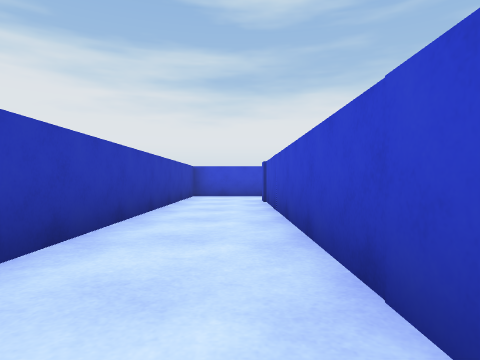
[1] (above)

21 first-person views from a walk through a scene from a Unity 3-D project. The camera is 0.27 m above the floor, looks level and sees 75° across. The floor is counted in squares, 0.5 m on a side. Each view is taken from the middle of a square. On the plan, view 1 faces up. The plan holds only what a view shows up to about 9 squares ahead; the rest is blank. The player character is not drawn.

[2]
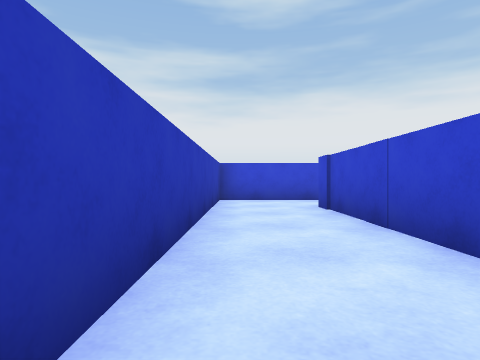

[3]
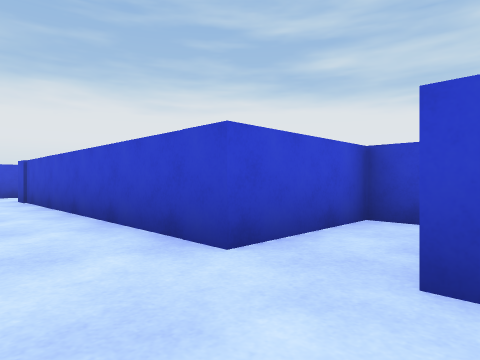

[4]
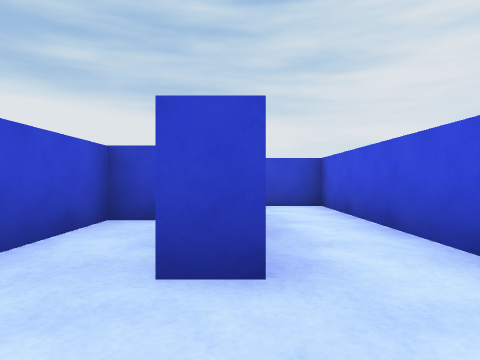

[5]
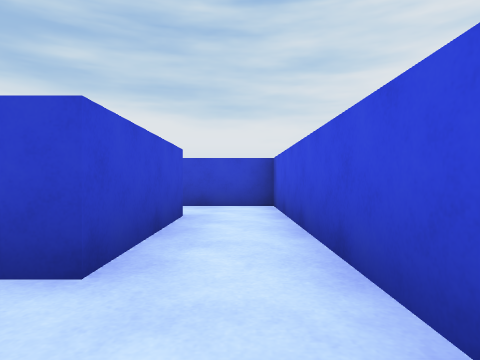

[6]
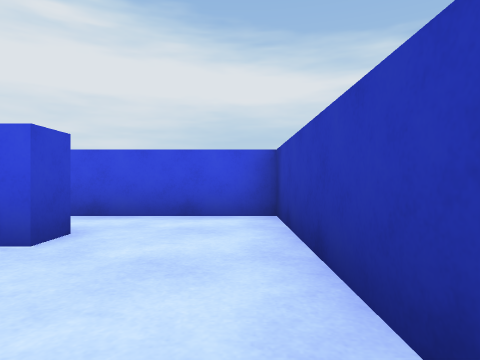

[7]
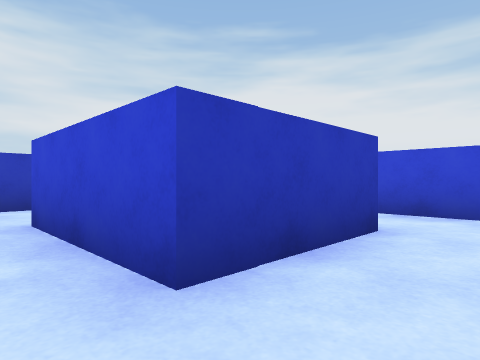

[8]
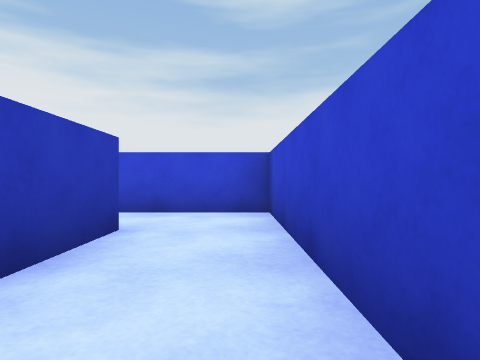

[9]
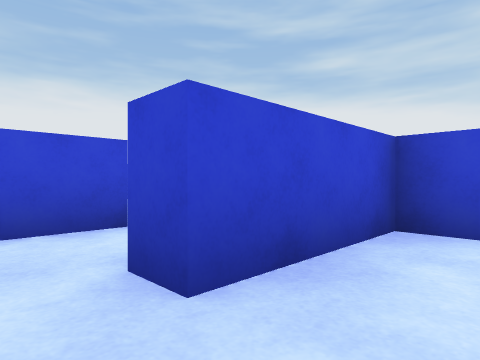

[10]
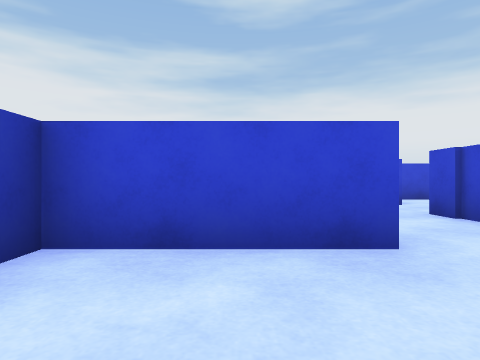

[11]
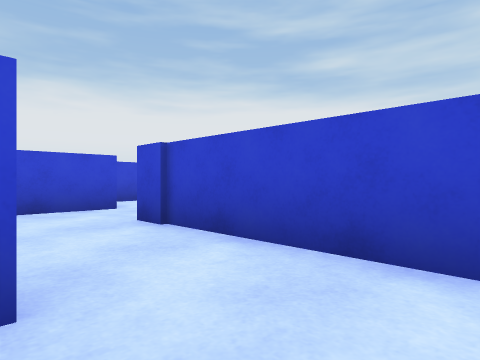

[12]
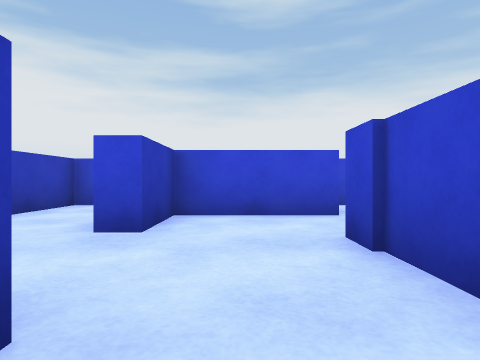

[13]
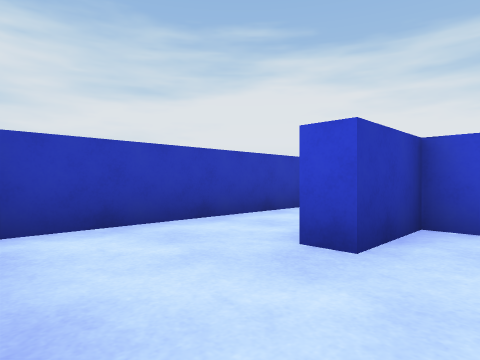

[14]
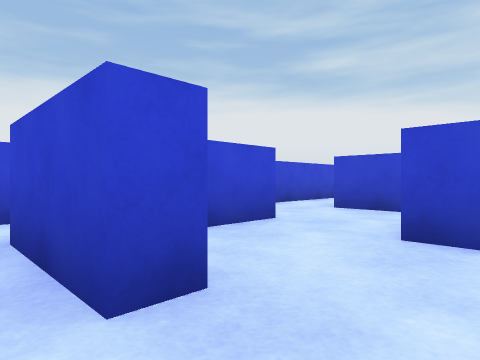

[15]
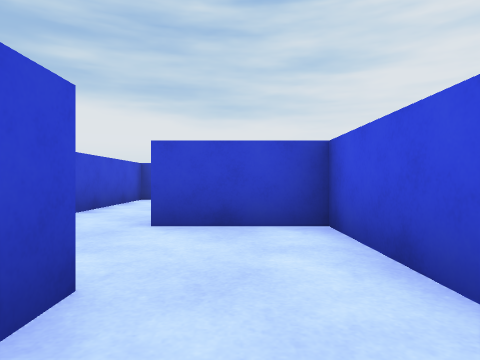

[16]
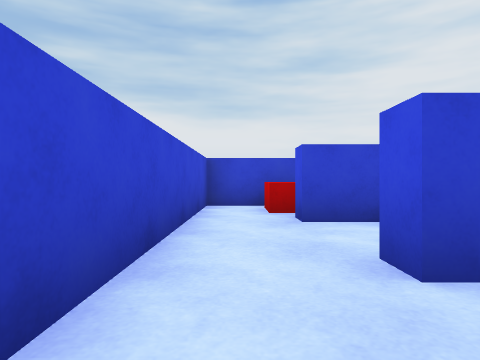

[17]
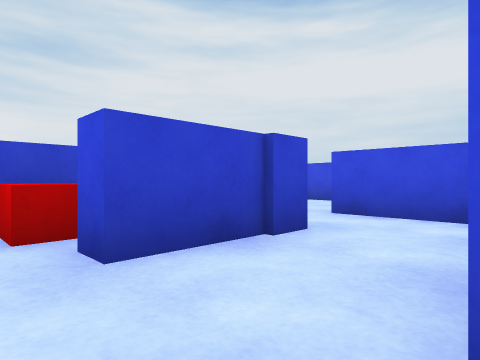

[18]
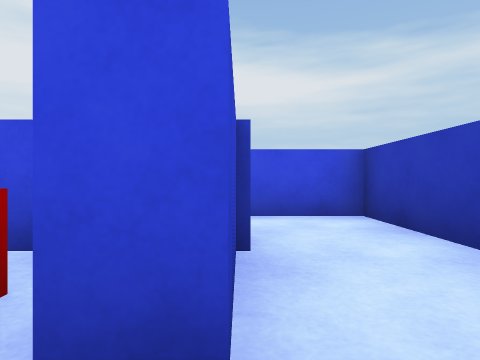

[19]
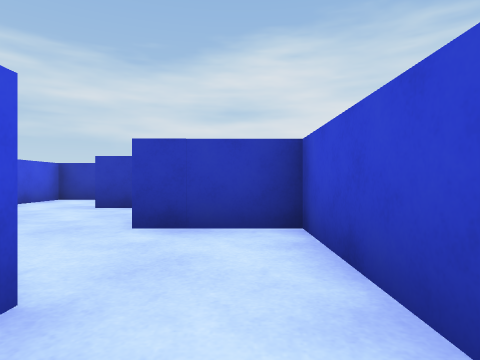

[20]
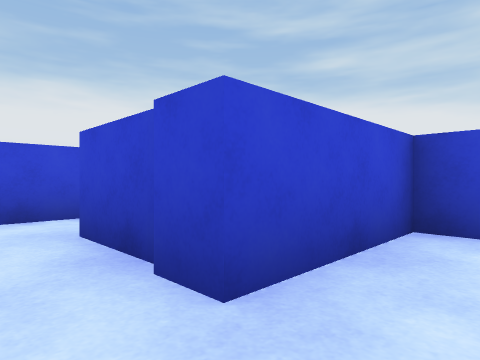

[21]
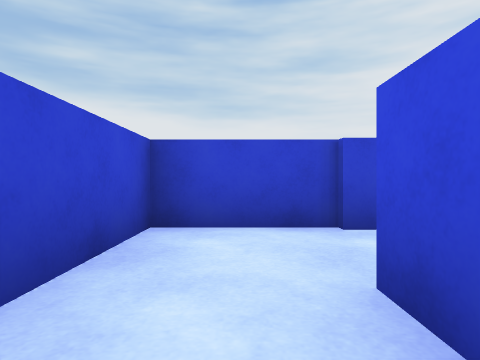

### Floor plan
Key: @ floor where view 1 was taken; # wall or solid block; . floor; C cube.
Columns run from 2 left of view 1 to 11 right of it. Each row starts with its distance up from view 1.
 17 ##############
 16 #... #.......#
 15 #..###..#.#CC#
 14 #..#....#.#..#
 13 #....####.####
 12 #....#  #....#
 11 ####.#  ###..#
 10 #....#     ..#
  9 #....#      .
  8 #..#        ##
  7 #..#
  6 #..###
  5 #..#..
  4 #..#.#
  3 #..#.####
  2 #..#....#
  1 #..####.#
  0 #.@..##.#
 -1 #..####.#
 -2 #.......#
 -3 #########

Positions as (right, up) in squares from view 1, and headings:
1: (0, 0), facing up
2: (-1, 2), facing up
3: (-1, -1), facing up-right
4: (-1, -1), facing right
5: (-1, -2), facing right
6: (-1, 2), facing down
7: (5, -2), facing up-left
8: (5, -2), facing up
9: (2, 2), facing up-right
10: (0, 8), facing up
11: (1, 9), facing up-right
12: (2, 10), facing up
13: (2, 11), facing up-left
14: (0, 12), facing up-right
15: (2, 14), facing right
16: (4, 16), facing right
17: (6, 16), facing down-right
18: (8, 16), facing down
19: (7, 16), facing left
20: (7, 12), facing up-right
21: (7, 12), facing right
